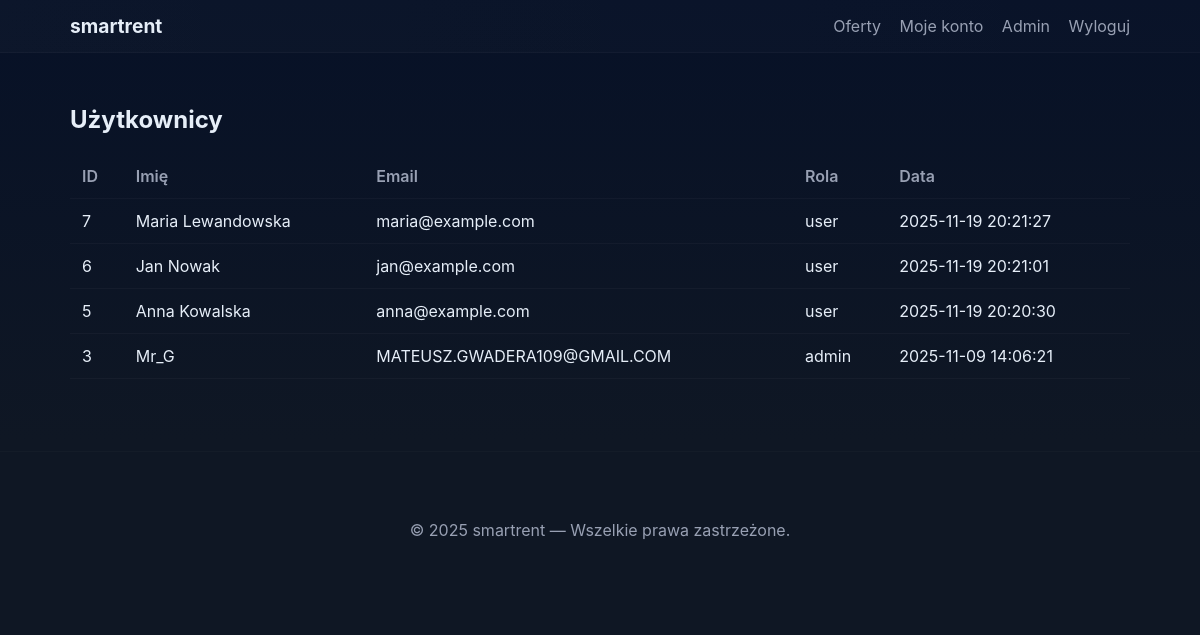
The app's page /manage_users.php (signed in) with its own data.
### tables this page shows
CREATE TABLE `users` (
  `id` int(11) NOT NULL,
  `name` varchar(150) NOT NULL,
  `email` varchar(200) NOT NULL,
  `password` varchar(255) NOT NULL,
  `role` enum('user','admin') NOT NULL DEFAULT 'user',
  `created_at` datetime DEFAULT current_timestamp()
);

### manage_users.php (the view, shortened to what this page needs)
<?php
require_once 'includes/db.php';
$stmt = $pdo->query("SELECT id,name,email,role,created_at FROM users ORDER BY id DESC");
$users = $stmt->fetchAll(PDO::FETCH_ASSOC);
?>
<!doctype html>
<html lang="pl">
<head>
  <link rel="stylesheet" href="assets/css/style.css">
</head>
<body>
<?php include 'includes/navbar.php'; ?>
<main class="container">
  <h2>Użytkownicy</h2>
  <table class="table">
    <thead><tr><th>ID</th><th>Imię</th><th>Email</th><th>Rola</th><th>Data</th></tr></thead>
    <tbody>
      <?php foreach ($users as $u): ?>
        <tr>
          <td><?=htmlspecialchars($u['id'])?></td>
          <td><?=htmlspecialchars($u['name'])?></td>
          <td><?=htmlspecialchars($u['email'])?></td>
          <td><?=htmlspecialchars($u['role'])?></td>
          <td><?=htmlspecialchars($u['created_at'])?></td>
        </tr>
      <?php endforeach; ?>
    </tbody>
  </table>
</main>
<?php include 'includes/footer.php'; ?>
</body>
</html>

### assets/css/style.css (style rules this page uses)
:root { --bg:#0f1724; --card:#0b1220; --muted:#98a0b3; --accent:#6ee7b7; --accent-2:#60a5fa; --text:#e6eef8; --glass: rgba(255,255,255,0.03); --radius:12px; --max-width:1100px; --gap:18px; font-family: Inter, ui-sans-serif, system-ui, -apple-system, "Segoe UI", Roboto, "Helvetica Neue", Arial; color-scheme: dark; }
* { box-sizing:border-box }
body { margin:0; background: linear-gradient(180deg, #071127 0%, #0f1724 55%); color:var(--text); -webkit-font-smoothing:antialiased; -moz-osx-font-smoothing:grayscale; min-height:100vh; }
.container { max-width:var(--max-width); margin:0 auto; padding:32px 20px; }
.table { width:100%;border-collapse:collapse;background:transparent }
.table th, .table td { padding:12px;border-bottom:1px solid rgba(255,255,255,0.03);text-align:left }
.table thead th { color:var(--muted);font-weight:600 }

### records on screen
users: id "7", name "Maria Lewandowska", email "maria@example.com", role "user", created_at "2025-11-19 20:21:27"
users: id "6", name "Jan Nowak", email "jan@example.com", role "user", created_at "2025-11-19 20:21:01"
users: id "5", name "Anna Kowalska", email "anna@example.com", role "user", created_at "2025-11-19 20:20:30"
users: id "3", name "Mr_G", email "MATEUSZ.GWADERA109@GMAIL.COM", role "admin", created_at "2025-11-09 14:06:21"

### other values on screen
APP_NAME "smartrent"
